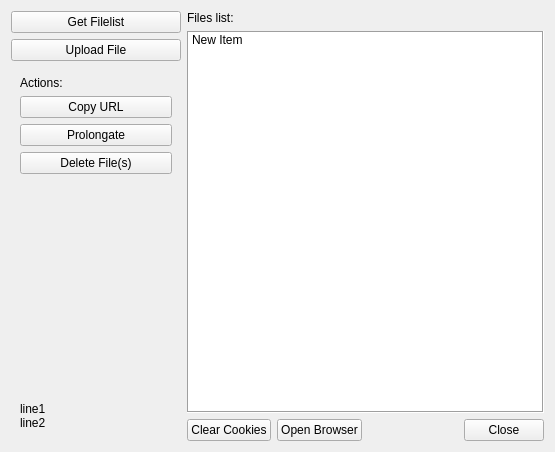
<?xml version="1.0" encoding="UTF-8"?>
<ui version="4.0">
 <class>yandexnarodManageClass</class>
 <widget class="QWidget" name="yandexnarodManageClass">
  <property name="geometry">
   <rect>
    <x>0</x>
    <y>0</y>
    <width>555</width>
    <height>452</height>
   </rect>
  </property>
  <property name="minimumSize">
   <size>
    <width>502</width>
    <height>284</height>
   </size>
  </property>
  <property name="windowTitle">
   <string>Form</string>
  </property>
  <layout class="QHBoxLayout" name="horizontalLayout_2">
   <item>
    <layout class="QVBoxLayout" name="verticalLayout_2">
     <property name="sizeConstraint">
      <enum>QLayout::SetDefaultConstraint</enum>
     </property>
     <item>
      <widget class="QPushButton" name="btnReload">
       <property name="sizePolicy">
        <sizepolicy hsizetype="Preferred" vsizetype="Preferred">
         <horstretch>0</horstretch>
         <verstretch>0</verstretch>
        </sizepolicy>
       </property>
       <property name="minimumSize">
        <size>
         <width>170</width>
         <height>0</height>
        </size>
       </property>
       <property name="maximumSize">
        <size>
         <width>170</width>
         <height>16777215</height>
        </size>
       </property>
       <property name="text">
        <string>Get Filelist</string>
       </property>
       <property name="icon">
        <iconset resource="yandexnarod.qrc">
         <normaloff>:/icons/reload.png</normaloff>:/icons/reload.png</iconset>
       </property>
      </widget>
     </item>
     <item>
      <widget class="QPushButton" name="btnUpload">
       <property name="sizePolicy">
        <sizepolicy hsizetype="Preferred" vsizetype="Preferred">
         <horstretch>0</horstretch>
         <verstretch>0</verstretch>
        </sizepolicy>
       </property>
       <property name="text">
        <string>Upload File</string>
       </property>
       <property name="icon">
        <iconset resource="yandexnarod.qrc">
         <normaloff>:/icons/upload.png</normaloff>:/icons/upload.png</iconset>
       </property>
      </widget>
     </item>
     <item>
      <widget class="QFrame" name="frameFileActions">
       <property name="sizePolicy">
        <sizepolicy hsizetype="Preferred" vsizetype="Expanding">
         <horstretch>0</horstretch>
         <verstretch>0</verstretch>
        </sizepolicy>
       </property>
       <property name="minimumSize">
        <size>
         <width>0</width>
         <height>98</height>
        </size>
       </property>
       <property name="maximumSize">
        <size>
         <width>16777215</width>
         <height>16777215</height>
        </size>
       </property>
       <property name="frameShape">
        <enum>QFrame::NoFrame</enum>
       </property>
       <property name="frameShadow">
        <enum>QFrame::Plain</enum>
       </property>
       <property name="lineWidth">
        <number>0</number>
       </property>
       <layout class="QVBoxLayout" name="verticalLayout_4">
        <property name="sizeConstraint">
         <enum>QLayout::SetDefaultConstraint</enum>
        </property>
        <property name="bottomMargin">
         <number>0</number>
        </property>
        <item>
         <widget class="QLabel" name="label">
          <property name="text">
           <string>Actions:</string>
          </property>
         </widget>
        </item>
        <item>
         <widget class="QPushButton" name="btnClipboard">
          <property name="sizePolicy">
           <sizepolicy hsizetype="Preferred" vsizetype="Preferred">
            <horstretch>0</horstretch>
            <verstretch>0</verstretch>
           </sizepolicy>
          </property>
          <property name="maximumSize">
           <size>
            <width>16777215</width>
            <height>16777215</height>
           </size>
          </property>
          <property name="text">
           <string>Copy URL</string>
          </property>
          <property name="icon">
           <iconset resource="yandexnarod.qrc">
            <normaloff>:/icons/clipboard.png</normaloff>:/icons/clipboard.png</iconset>
          </property>
          <property name="flat">
           <bool>false</bool>
          </property>
         </widget>
        </item>
        <item>
         <widget class="QPushButton" name="btnProlong">
          <property name="sizePolicy">
           <sizepolicy hsizetype="Preferred" vsizetype="Preferred">
            <horstretch>0</horstretch>
            <verstretch>0</verstretch>
           </sizepolicy>
          </property>
          <property name="text">
           <string>Prolongate</string>
          </property>
          <property name="icon">
           <iconset resource="yandexnarod.qrc">
            <normaloff>:/icons/prolongate.png</normaloff>:/icons/prolongate.png</iconset>
          </property>
         </widget>
        </item>
        <item>
         <widget class="QPushButton" name="btnDelete">
          <property name="sizePolicy">
           <sizepolicy hsizetype="Preferred" vsizetype="Preferred">
            <horstretch>0</horstretch>
            <verstretch>0</verstretch>
           </sizepolicy>
          </property>
          <property name="minimumSize">
           <size>
            <width>0</width>
            <height>0</height>
           </size>
          </property>
          <property name="maximumSize">
           <size>
            <width>16777215</width>
            <height>16777215</height>
           </size>
          </property>
          <property name="text">
           <string>Delete File(s)</string>
          </property>
          <property name="icon">
           <iconset resource="yandexnarod.qrc">
            <normaloff>:/icons/delete.png</normaloff>:/icons/delete.png</iconset>
          </property>
         </widget>
        </item>
        <item>
         <spacer name="verticalSpacer_2">
          <property name="orientation">
           <enum>Qt::Vertical</enum>
          </property>
          <property name="sizeHint" stdset="0">
           <size>
            <width>20</width>
            <height>40</height>
           </size>
          </property>
         </spacer>
        </item>
       </layout>
      </widget>
     </item>
     <item>
      <spacer name="verticalSpacer">
       <property name="orientation">
        <enum>Qt::Vertical</enum>
       </property>
       <property name="sizeHint" stdset="0">
        <size>
         <width>20</width>
         <height>40</height>
        </size>
       </property>
      </spacer>
     </item>
     <item>
      <widget class="QFrame" name="frameProgress">
       <property name="minimumSize">
        <size>
         <width>0</width>
         <height>80</height>
        </size>
       </property>
       <property name="maximumSize">
        <size>
         <width>16777215</width>
         <height>50</height>
        </size>
       </property>
       <property name="frameShape">
        <enum>QFrame::NoFrame</enum>
       </property>
       <property name="frameShadow">
        <enum>QFrame::Plain</enum>
       </property>
       <property name="lineWidth">
        <number>0</number>
       </property>
       <layout class="QVBoxLayout" name="verticalLayout">
        <item>
         <widget class="QLabel" name="labelStatus">
          <property name="text">
           <string>line1
line2</string>
          </property>
          <property name="wordWrap">
           <bool>true</bool>
          </property>
         </widget>
        </item>
       </layout>
      </widget>
     </item>
    </layout>
   </item>
   <item>
    <layout class="QVBoxLayout" name="verticalLayout_3">
     <item>
      <layout class="QVBoxLayout" name="verticalLayout_5">
       <property name="sizeConstraint">
        <enum>QLayout::SetDefaultConstraint</enum>
       </property>
       <item>
        <widget class="QLabel" name="label_2">
         <property name="sizePolicy">
          <sizepolicy hsizetype="Expanding" vsizetype="Preferred">
           <horstretch>0</horstretch>
           <verstretch>0</verstretch>
          </sizepolicy>
         </property>
         <property name="text">
          <string>Files list:</string>
         </property>
        </widget>
       </item>
       <item>
        <widget class="ListWidget" name="listWidget">
         <property name="sizePolicy">
          <sizepolicy hsizetype="Expanding" vsizetype="Expanding">
           <horstretch>0</horstretch>
           <verstretch>0</verstretch>
          </sizepolicy>
         </property>
         <property name="locale">
          <locale language="Russian" country="RussianFederation"/>
         </property>
         <property name="frameShape">
          <enum>QFrame::Box</enum>
         </property>
         <property name="dragEnabled">
          <bool>true</bool>
         </property>
         <property name="dragDropMode">
          <enum>QAbstractItemView::DragDrop</enum>
         </property>
         <property name="selectionMode">
          <enum>QAbstractItemView::ExtendedSelection</enum>
         </property>
         <item>
          <property name="text">
           <string>New Item</string>
          </property>
         </item>
        </widget>
       </item>
      </layout>
     </item>
     <item>
      <layout class="QHBoxLayout" name="horizontalLayout">
       <item>
        <widget class="QPushButton" name="btnClearCookies">
         <property name="text">
          <string>Clear Cookies</string>
         </property>
         <property name="icon">
          <iconset resource="yandexnarod.qrc">
           <normaloff>:/icons/delete.png</normaloff>:/icons/delete.png</iconset>
         </property>
        </widget>
       </item>
       <item>
        <widget class="QPushButton" name="btnOpenBrowser">
         <property name="text">
          <string>Open Browser</string>
         </property>
        </widget>
       </item>
       <item>
        <spacer name="horizontalSpacer">
         <property name="orientation">
          <enum>Qt::Horizontal</enum>
         </property>
         <property name="sizeHint" stdset="0">
          <size>
           <width>40</width>
           <height>20</height>
          </size>
         </property>
        </spacer>
       </item>
       <item>
        <widget class="QPushButton" name="btnExit">
         <property name="sizePolicy">
          <sizepolicy hsizetype="Preferred" vsizetype="Preferred">
           <horstretch>0</horstretch>
           <verstretch>0</verstretch>
          </sizepolicy>
         </property>
         <property name="text">
          <string>Close</string>
         </property>
         <property name="icon">
          <iconset resource="yandexnarod.qrc">
           <normaloff>:/icons/close.png</normaloff>:/icons/close.png</iconset>
         </property>
        </widget>
       </item>
      </layout>
     </item>
    </layout>
   </item>
  </layout>
 </widget>
 <customwidgets>
  <customwidget>
   <class>ListWidget</class>
   <extends>QListWidget</extends>
   <header>yandexnarodmanage.h</header>
  </customwidget>
 </customwidgets>
 <resources>
  <include location="yandexnarod.qrc"/>
 </resources>
 <connections>
  <connection>
   <sender>btnExit</sender>
   <signal>clicked()</signal>
   <receiver>yandexnarodManageClass</receiver>
   <slot>close()</slot>
   <hints>
    <hint type="sourcelabel">
     <x>79</x>
     <y>458</y>
    </hint>
    <hint type="destinationlabel">
     <x>321</x>
     <y>241</y>
    </hint>
   </hints>
  </connection>
 </connections>
</ui>
